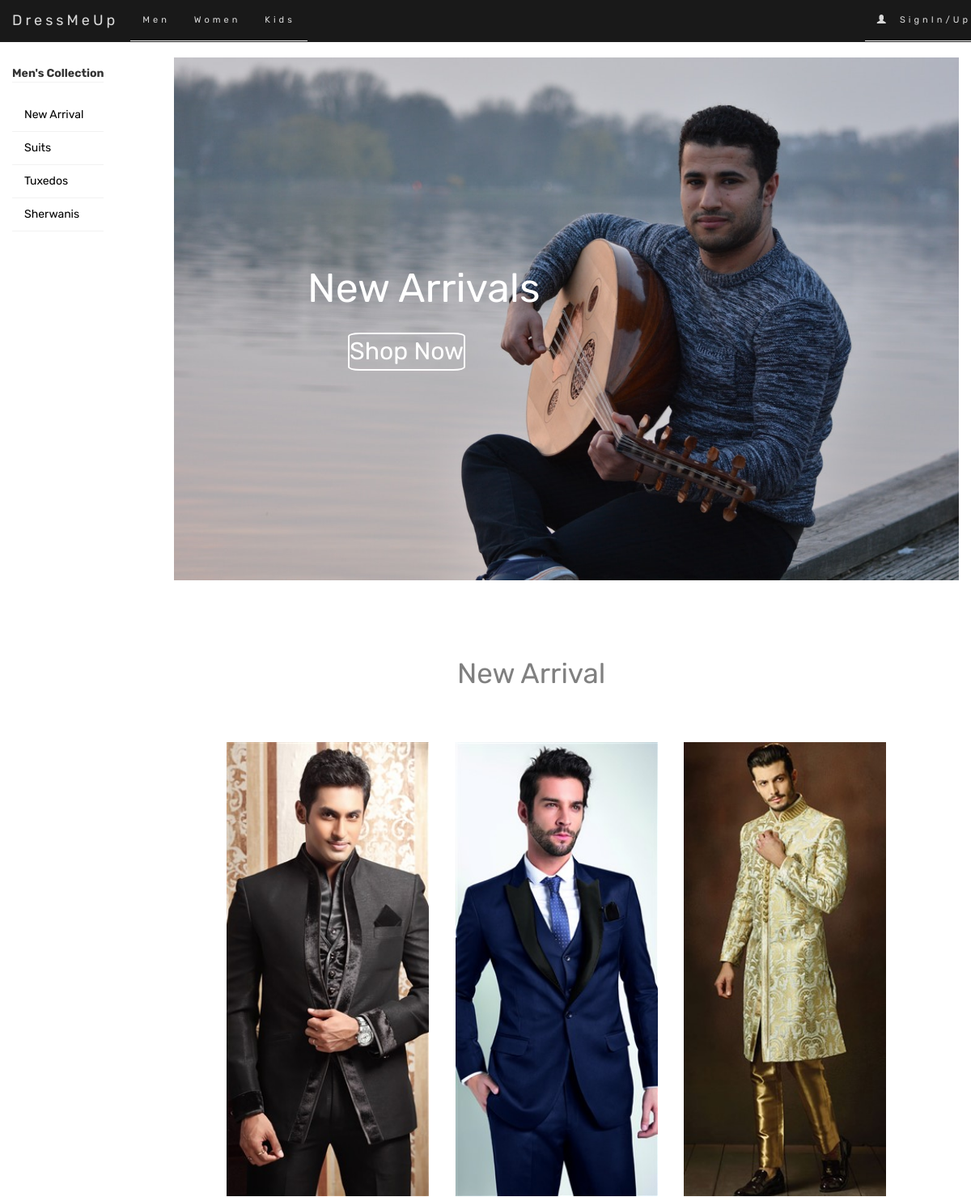
The app's page /shop_man/ with its own data.
### welcome/models.py (models this page shows, shortened)
class Category(models.Model):
	title = models.CharField(max_length=255)
	image = models.FileField()
	MEN, WOMEN, KIDS = ('Men', 'Women', 'Kids')
	GENDER_CHOICES = (
        (MEN, _("Men")),
        (WOMEN, _("Women")),
        (KIDS, _("Kids")),
    )
	gender = models.CharField(
    	pgettext_lazy(u"Product is available for", u"Available_for"),
	    max_length=64, choices=GENDER_CHOICES)
	"""def get_absolute_url(self):
		return reverse('welcome:products',kwargs={'pk':self.pk})"""

### welcome/views.py (the view)
# urls.py: url(r'^shop_man/$',views.shop_man, name='shop_man'),
def shop_man(request):
	template = loader.get_template('welcome/shop.html')
	category = Category.objects.filter(gender='Men')
	return render(request,'welcome/shop.html',{'category' : category})

### welcome/templates/welcome/shop.html (shortened to what this page needs)
{% extends 'welcome/header.html' %}
{% load staticfiles %}
  {% block body %}
            <link rel="stylesheet" href="https://maxcdn.bootstrapcdn.com/bootstrap/3.3.7/css/bootstrap.min.css">
            <link rel="stylesheet" href="{% static 'welcome/css/c1.css' %}">
            <link rel="stylesheet" type="text/css" href="{% static 'welcome/style.css' %}">
    <br>
<div class="container-fluid">
      <div class="row">
        <div class="col-sm-2" role="navigation">
            <ul class="nav" style="position: fixed;">
                <li class="lis" style="padding-top:10px;"><strong>{{ category.first.gender }}'s Collection</strong></li><br>
                {% for s in category %}
              <li class="active lis"><a href="{% url 'welcome:products' s.gender s.id %}" style="color:black;">{{ s.title}}</a></li>
                {% endfor %}
            </ul>
        </div>
        <div class="col-sm-10 slide1">
            {% for s in category %}
            {% if forloop.first %}
            <img src="{{ s.image.url }}" class="img-responsive" id="newarrivals">
            <div class="text1">{{ s.title }}s</div>
            <a href="{% url 'welcome:products' s.gender s.id %}"><div class="button" style="color: white;">Shop Now</div></a>
            <div class="dressofmonth slide2" id="wedding" >{{ s.title }}</div>
            {% else %}
            <div class="col-md-3 slide3" style="margin-right: 40px;">
                <img src="{{ s.image.url }}" id="dm1" width="250px">
            </div>
            {% endif %}
            {% endfor %}
            </div>
</div>
</div>
{% endblock %}

### welcome/static/welcome/header_style.css (style rules this page uses)
body { font-family: 'Rubik', sans-serif !important; }

### welcome/static/welcome/style.css (style rules this page uses)
body { font-family: 'Rubik', sans-serif !important; max-width: 100%; overflow-x: hidden; }

### welcome/static/welcome/css/c1.css (style rules this page uses)
body { padding-top: 51px; max-width: 100%; overflow-x: hidden; }
.text1 { position: absolute; top: 250px; left: 180px; color: white; font-size: 50px; }
.button { position: absolute; top: 340px; left:230px; color: black; font-size: 30px; border: 2px solid white; border-radius:10%; }
.dressofmonth { position:absolute; margin-top: 90px; margin-left:350px; font-size: 35px; color: grey; }
#dm1 { margin-top:200px; margin-left: 50px; }

### welcome/templates/welcome/shop.html (style rules this page uses)
.lis { border:0 #f2f2f2 solid; border-bottom-width:1px; display: block; }

### records on screen
Category: first.gender "Men", title "New Arrival", image (picture)
Category: title "Suits", image (picture)
Category: title "Tuxedos", image (picture)
Category: title "Sherwanis", image (picture)
